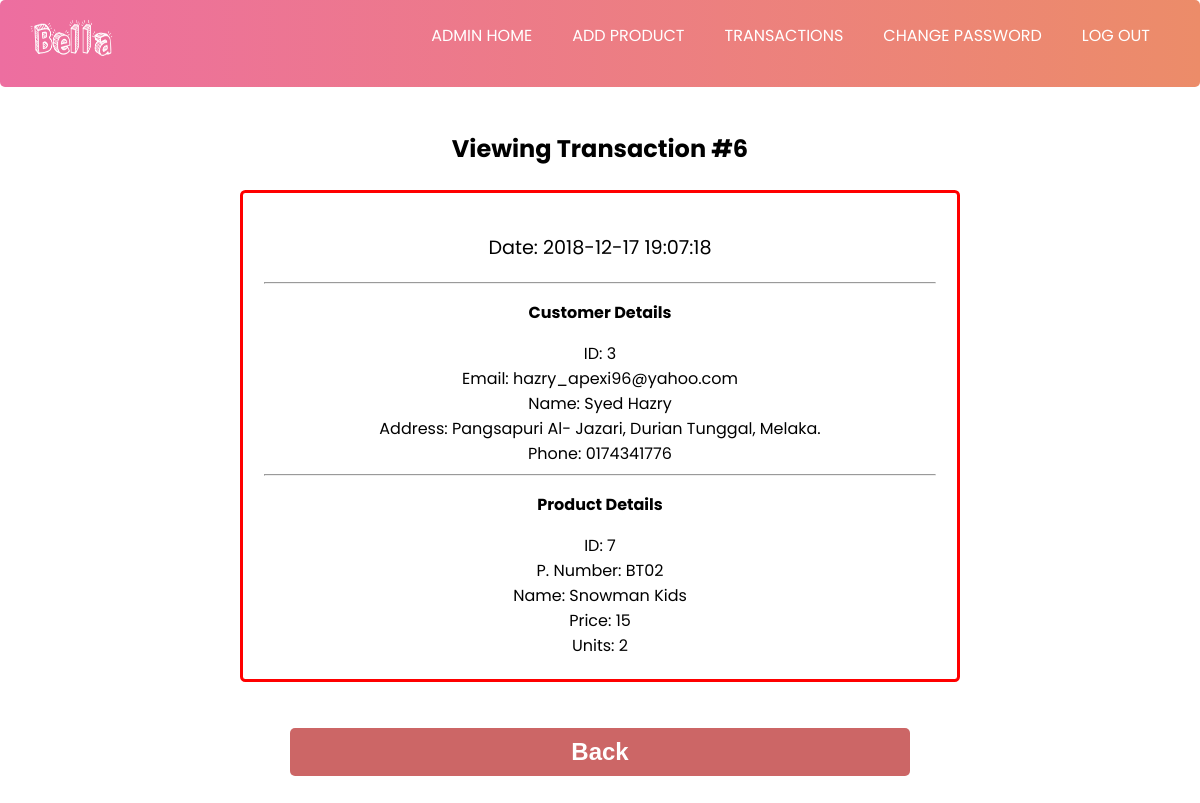
/admin/view_transaction.php?id=6 (signed in), run on the app's committed database.
### tables this page shows
CREATE TABLE `transactions` (
  `id` int(10) NOT NULL,
  `customer_id` int(10) NOT NULL,
  `product_id` int(10) NOT NULL,
  `price` decimal(10,2) NOT NULL,
  `units` int(10) NOT NULL,
  `date` datetime NOT NULL
);

CREATE TABLE `customers` (
  `id` int(10) NOT NULL,
  `email` varchar(255) NOT NULL,
  `password` varchar(32) NOT NULL,
  `name` varchar(255) NOT NULL,
  `address` varchar(255) NOT NULL,
  `phone` varchar(32) NOT NULL
);

CREATE TABLE `products` (
  `id` int(10) NOT NULL,
  `number` varchar(32) NOT NULL,
  `name` varchar(255) NOT NULL,
  `gender` varchar(16) NOT NULL,
  `category` varchar(255) NOT NULL,
  `age_range` varchar(64) NOT NULL,
  `description` varchar(4096) NOT NULL,
  `price` decimal(10,2) NOT NULL,
  `image` varchar(255) NOT NULL,
  `status` varchar(16) NOT NULL
);

### htdocs/model/connection.php (called while the page is built, shortened)
<?php
class Connection
{
  private $mysqli = null;
  public function connect()
  {
    $this->mysqli = new mysqli(self::DB_HOST, self::DB_USER, self::DB_PASSWORD, self::DB_NAME);
    if ($this->mysqli->connect_errno)
    {
      echo $this->mysqli->connect_errno;
      echo $this->mysqli->connect_error;
      return false;
    }
    else
    {
      return true;
    }
  }
  public function query($str)
  {
    if ($result = $this->mysqli->query($str))
    {
      return $result->fetch_all(MYSQLI_ASSOC);
    }
    else
    {
      echo $this->mysqli->connect_errno;
      echo $this->mysqli->error;
      return array();
    }
  }
}
?>

### htdocs/model/model.php (called while the page is built, shortened)
<?php
require_once 'connection.php';
class Model
{
  protected $data;
  public static function get($id)
  {
    $query = "SELECT * FROM ".static::TABLE_NAME." WHERE id = ".$id;
    $result = $GLOBALS['connection']->query($query);
    if (count($result) > 0)
    {
      $var = new $class();
      $var->set_data($result[0]);
      return $var;
    }
    else
    {
      return null;
    }
  }
  public function get_id()
  {
    return $this->data['id'];
  }
}
?>

### htdocs/model/transaction.php (called while the page is built, shortened)
<?php
require_once "model.php";
class Transaction extends Model
{
  public function __construct()
  {
    $this->data = ["id" => 0, "customer_id" => 0, "product_id" => 0, "price" => 0, "units" => 0, "date" => ""];
  }
  public function get_customer_id()
  {
    return $this->data['customer_id'];
  }
  public function get_product_id()
  {
    return $this->data['product_id'];
  }
  public function get_units()
  {
    return $this->data['units'];
  }
  public function get_price()
  {
    return $this->data['price'];
  }
  public function get_date()
  {
    return $this->data['date'];
  }
  public function set_data($source)
  {
    $this->data['customer_id'] = intval($source['customer_id']);
    $this->data['product_id'] = intval($source['product_id']);
    $this->data['units'] = intval($source['units']);
    $this->data['price'] = floatval($source['price']);
    $this->data['date'] = $source['date'];
  }
}
?>

### htdocs/model/customer.php (called while the page is built, shortened)
<?php
require_once "model.php";
class Customer extends Model
{
  public function __construct()
  {
    $this->data = ["id" => 0, "email" => "", "password" => "", "name" => "", "address" => "", "phone" => ""];
  }
  public function get_email()
  {
    return $this->data['email'];
  }
  public function get_name()
  {
    return $this->data['name'];
  }
  public function get_address()
  {
    return $this->data['address'];
  }
  public function get_phone()
  {
    return $this->data['phone'];
  }
  public function set_data($source)
  {
    $this->data['email'] = $source['email'];
    $this->data['name'] = $source['name'];
    $this->data['address'] = $source['address'];
    $this->data['phone'] = $source['phone'];
  }
}
?>

### htdocs/model/product.php (called while the page is built, shortened)
<?php
require_once "model.php";
class Product extends Model
{
  public function __construct()
  {
    $this->data = ["id" => 0, "number" => "", "name" => "", "gender" => "", "category" => "", "age_range" => "",
                   "description" => "", "price" => 0.0, "image" => "", "status" => ""];
  }
  public function get_number()
  {
    return $this->data['number'];
  }
  public function get_name()
  {
    return $this->data['name'];
  }
  public function set_data($source)
  {
    $this->data['number'] = $source['number'];
    $this->data['name'] = $source['name'];
  }
}
?>

### htdocs/admin/view_transaction.php (the view, shortened to what this page needs)
<?php
  $id = 0;
  if (isset($_GET["id"]))
  {
    $id = $_GET["id"];
  }
  $transaction = Transaction::get($id);
  $customer = Customer::get($transaction->get_customer_id());
  $product = Product::get($transaction->get_product_id());
?>
<!DOCTYPE html>
<html>
<head>
  <link rel="stylesheet" type="text/css" href="css/style_admin_add_product.css">
</head>
<body>
  <nav>
    <div class="logo">
      <img src="img/logo.png" style=" width: 90px; height: 50px;">
    </div>
    <div class="nav">
      <ul>
        <li><a href="index.php" style="text-decoration:none; color: white;">Admin Home</a></li>
        <li><a href="add_product.php" style="text-decoration:none; color: white;">Add Product</a></li>
        <li><a href="transactions.php" style="text-decoration:none; color: white;">Transactions</a></li>
        <li><a href="change_pw.php" style="text-decoration:none; color: white;">Change Password</a></li>
        <li><a href="logout.php" style="text-decoration:none; color: white;">Log Out</a></li>
      </ul>
    </div>
  </nav>
  <div class="info" style="padding-top: 24px;">
    <h2>Viewing Transaction #<?php echo "$id"?></h2>
    <div class="center_box">
      <p style="font-size: 1.2em">Date: <?php echo $transaction->get_date()?></p>
      <hr>
      <p><b>Customer Details</b></p>
      ID: <?php echo $customer->get_id()?><br>
      Email: <?php echo $customer->get_email()?><br>
      Name: <?php echo $customer->get_name()?><br>
      Address: <?php echo $customer->get_address()?><br>
      Phone: <?php echo $customer->get_phone()?><hr>
      <p><b>Product Details</b></p>
      ID: <?php echo $product->get_id()?><br>
      P. Number: <?php echo $product->get_number()?><br>
      Name: <?php echo $product->get_name()?><br>
      Price: <?php echo $transaction->get_price()?><br>
      Units: <?php echo $transaction->get_units()?><br>
    </div>
    <form action="transactions.php">
      <input type="submit" value="Back">
    </form>
  </div>
</body>
</html>

### htdocs/admin/css/style_admin_add_product.css (style rules this page uses)
body { margin:0; box-sizing:border-box; font-family: 'Poppins', sans-serif; background: #136AD2; background: #fff; }
.logo { font-size:24px; padding-top:8px; text-transform:uppercase; }
nav { padding:10px 30px; background-color:#2e2e2e; background-image: linear-gradient(to right, #ed6ea0 0%, #ec8c69 100%); color:#f5f5f5; display: flex; flex-direction: column; justify-content: flex-end; min-height:50px; position: relative; border-radius:5px; text-align: left; }
.nav { display: none; }
.nav ul { list-style-type: none; padding:0; margin-left: -20px; margin-top: 13px; }
.nav ul li { padding:10px 20px; font-size:16px; text-transform:uppercase; }
.info { text-align: center; padding:100px 0; padding-top: 24px; }
@media screen and (min-width:600px ) { nav { display: flex; justify-content: space-between; flex-direction: row; padding:10px 30px; background-color:#252023; color:#f5f5f5; } }
@media screen and (min-width:600px ) { .nav { display: block; } }
@media screen and (min-width:600px ) { .nav ul { display: flex; } }
@media screen and (min-width:600px ) { .nav ul li { padding:0 20px; font-size:16px; } }
@media screen and (min-width:600px ) { .info { text-align: center; padding:110px 0; } }
form { max-width:620px; margin:50px auto; }
[type="submit"] { font-family: 'Montserrat', Arial, Helvetica, sans-serif; width: 100%; background:#CC6666; border-radius:5px; border:0; cursor:pointer; color:white; font-size:24px; padding-top:10px; padding-bottom:10px; transition: all 0.3s; margin-top:-4px; font-weight:700; }

### htdocs/admin/view_transaction.php (style rules this page uses)
.center_box { margin-left: 20%; margin-right: 20%; margin-top: 24px; padding: 16pt; border-style: solid; border-radius: 4pt; border-color: red; }

### data on the page
transactions: date "2018-12-17 19:07:18", price "15", units "2"
customers: id "3", email "hazry_apexi96@yahoo.com", name "Syed Hazry", address "Pangsapuri Al- Jazari, Durian Tunggal, Melaka.", phone "0174341776"
products: id "7", number "BT02", name "Snowman Kids"

### other printed values
$id "6"
